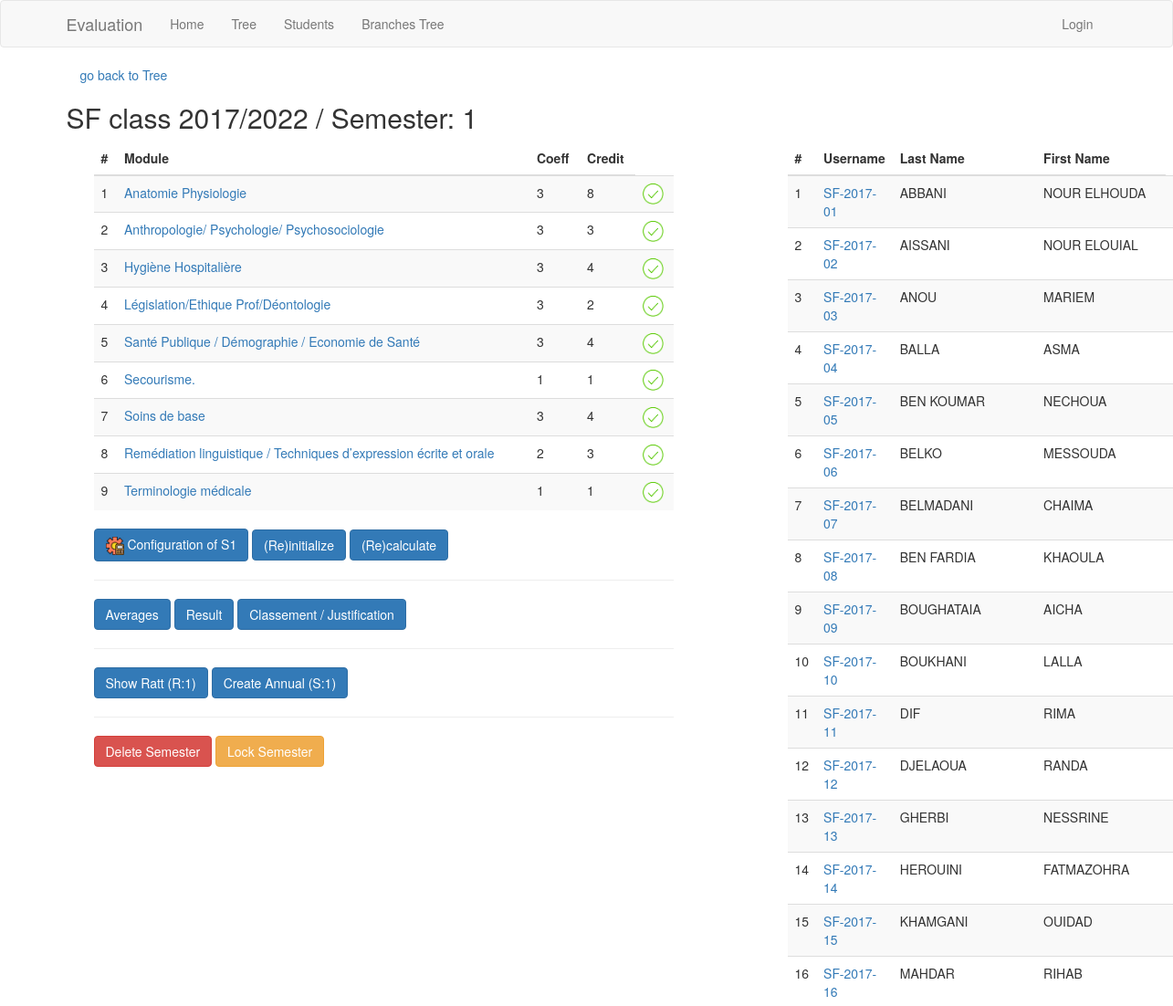
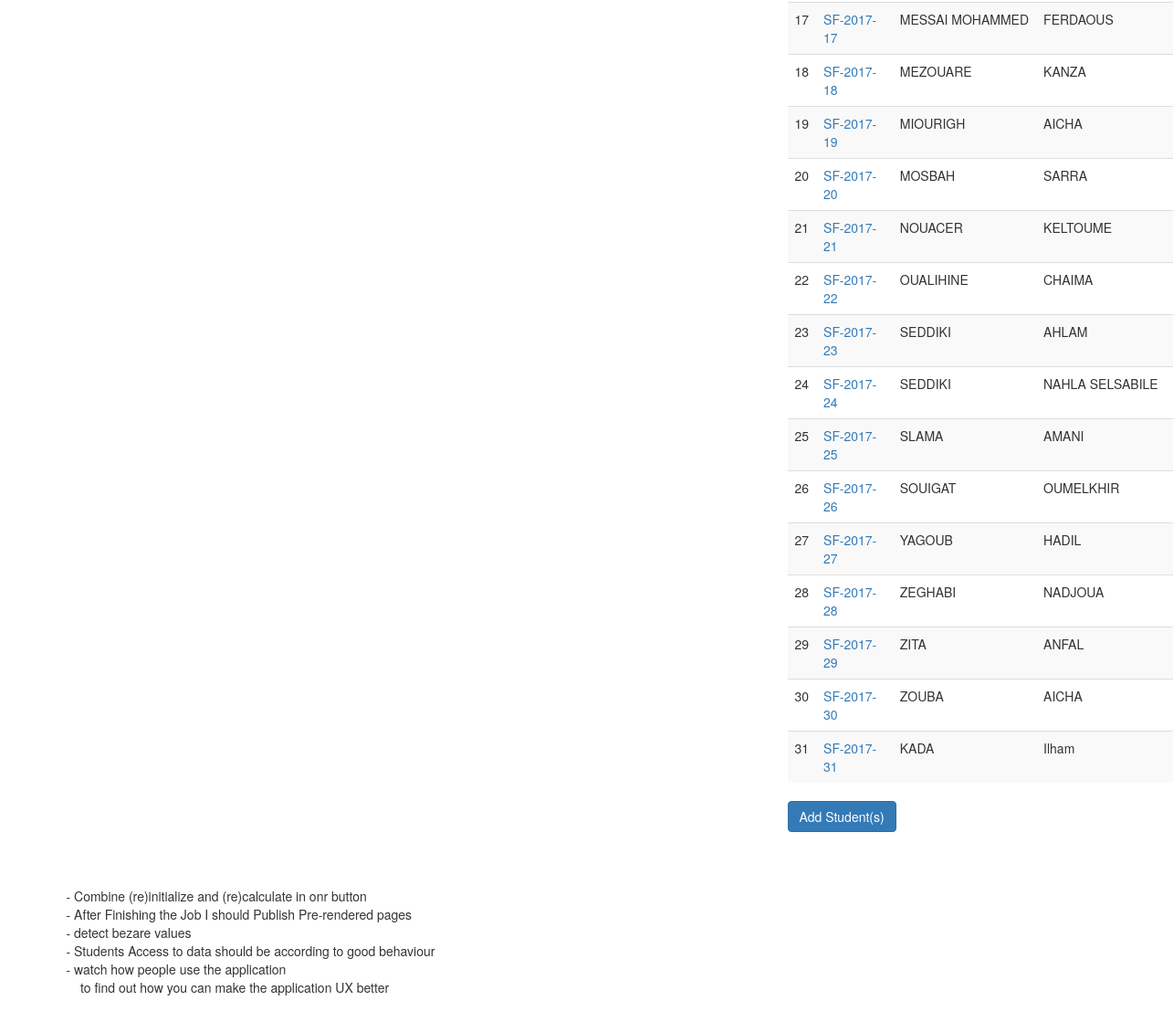
/session/1/, run on the app's committed database (2 pictures, top to bottom).
### app/models.py (models this page shows, shortened)
class Module(db.Model):
    id = db.Column(db.Integer, primary_key=True)
    code = db.Column(db.String(20))
    name = db.Column(db.String(250))
    display_name = db.Column(db.String(250))
    coefficient = db.Column(db.Integer)
    credit = db.Column(db.Integer)
    time = db.Column(db.Numeric(10,2))
    order = db.Column(db.Integer)
    unit_id = db.Column(db.Integer, db.ForeignKey('unit.id'))
    percentages = db.relationship('Percentage', backref='module')
    grades = db.relationship('Grade', back_populates='module')

class Semester(db.Model):
    id = db.Column(db.Integer, primary_key=True)
    name = db.Column(db.String(250))
    display_name = db.Column(db.String(250))
    annual = db.Column(db.Integer)
    semester = db.Column(db.Integer)
    branch_id = db.Column(db.Integer, db.ForeignKey('branch.id'))
    prev_semester = db.Column(db.Integer, db.ForeignKey('semester.id'))
    next_semester = db.relationship('Semester')
    units = db.relationship('Unit', backref='semester', order_by="Unit.order")
    sessions = db.relationship('Session', backref='semester')
    def get_nbr(self):
        return (self.annual * 2) - 2 + self.semester
    def has_fondamental(self):
        units = self.units
        for unit in units:
            if unit.is_fondamental == True:
                return True
        return False

class Student(db.Model):
    id = db.Column(db.Integer, primary_key=True)
    username = db.Column(db.String(20), index=True, unique=True) # matricule
    last_name = db.Column(db.String(45), index=True)
    first_name = db.Column(db.String(45), index=True)
    email = db.Column(db.String(120), index=True)
    birth_date = db.Column(db.Date)
    birth_place = db.Column(db.String(45))
    address =  db.Column(db.String(120))
    photo = db.Column(db.String(250))
    sex = db.Column(db.String(20))
    phones = db.relationship('Phone', backref='student')
    create_time = db.Column(db.DateTime, default=datetime.utcnow)
    update_time = db.Column(db.DateTime, default=datetime.utcnow)
    branch_id = db.Column(db.Integer, db.ForeignKey('branch.id'))
    wilaya_id = db.Column(db.Integer, db.ForeignKey('wilaya.id'))
    student_sessions = db.relationship('StudentSession', back_populates='student')
    annual_grades = db.relationship('AnnualGrade', backref='student')

### app/routesGrade.py (the view)
@app.route('/session/<session_id>/', methods=['GET', 'POST'])
def session(session_id=0):
    session = Session.query.filter_by(id=session_id).first_or_404()
    units = session.semester.units
    modules_list = []
    icons_module = []
    for unit in units:
        modules = unit.modules
        for module in modules:
            modules_list.append(module)
            icon = get_icon_progress_module(session_id, module.id)
            icons_module.append(icon)
    students_list = Student.query.join(StudentSession)\
        .filter_by(session_id=session_id).order_by(Student.username).all()
    icons_student = []
    for student in students_list:
        icon = get_icon_progress_student(session_id, student.id)
        icons_student.append(icon)
    session.name = make_session_name(session)
    return render_template('session/session.html',
        title='Session', session=session,
        students=students_list, modules=modules_list,
        icons_module=icons_module, icons_student=icons_student)

### app/routesGrade.py (called while the page is built)
def get_icon_progress_module(session_id, module_id):
    grades = Grade.query.filter_by(module_id=module_id)\
        .join(StudentSession).filter_by(session_id=session_id)\
        .all()
    return get_icon_progress(grades)

def get_icon_progress_student(session_id, student_id):
    grades = Grade.query.join(StudentSession)\
        .filter_by(session_id=session_id, student_id=student_id)\
        .all()
    return get_icon_progress(grades)

def extract_fields(formula):
    fields_list = []
    dictionary = eval(formula)
    for key in dictionary:
        fields_list += [key]
    return fields_list

def get_icon_progress(grades):
    cells_nbr = 0
    filled = 0
    errors = 0
    grades_is_empty = False
    for grade in grades:
        grades_is_empty = True
        fields_list = []
        if grade.formula != None:
            fields_list = extract_fields(grade.formula)
        for field in fields_list:
            if field in ['cour', 'td', 'tp', 't_pers', 'stage']:
                cells_nbr += 1
                val = getattr(grade, field)
                if val != None:
                    filled += 1
                    if val < 0 or val > 20:
                        errors += 1
    if grades_is_empty == False:
        return ''
    if errors > 0:
        return 'refused.png'
    if cells_nbr == filled:
        return 'complite.png'
    if filled == 0:
        return ''
    if cells_nbr!=filled and filled > 0  and  errors == 0:
        return 'in_progress.png'
    return ''

def make_session_name(session):
    semester_nbr = session.semester.get_nbr()
    name = session.promo.name
    if session.is_rattrapage is None or session.is_rattrapage is False:
        name += ' / Semester: ' + str(semester_nbr)
    else:
         name += ' / Rattrapage: ' + str(semester_nbr)
    return name

### app/templates/session/session.html (shortened to what this page needs)
{% extends "base.html" %}
{% import 'bootstrap/wtf.html' as wtf %}
{% block styles %}
  {{super()}}
{% endblock %}
{% block app_content %}
<div class="container">
  {% set school_id=session.promo.branch.school_id %}
  {% set branch_id=session.promo.branch_id %}
  {% set promo_id=session.promo_id %}
  <a href="{{ url_for('tree', school_id=school_id, branch_id=branch_id, promo_id=promo_id) }}">go back to Tree</a>
  <div class="row">
    <h2> {{ session.name }} </h2>
  </div>
	<div class="col-md-7 col-sm-6 col-xs-6">
    <table id="myTable" class="table table-striped">
        <thead>
          <tr>
            <th scope="col">#</th>
            <th scope="col">Module</th>
            <th scope="col">Coeff</th>
            <th scope="col">Credit</th>
          </tr>
        </thead>
        <tbody>
        {% for module in modules %}
          <tr>
            <td>{{loop.index}}</td>
            <td><a href="{{url_for('grade', session_id=session.id, module_id=module.id)}}">{{ module.display_name }}</a></td>
            <td>{{ module.coefficient }}</td>
            <td>{{ module.credit }}</td>
            <td> <img src="{{ url_for('static', filename='img/' + icons_module[loop.index-1] ) }}"
             alt="{{ icons_module[loop.index-1] }}" height="23" width="23"> </td>
          </tr>
        {% endfor %}
        </tbody>
    </table>
      <a href="{{url_for('conf', semester_id=session.semester_id)}}" target="_blank"
         class="btn btn-primary" role="button">
         <img src='/static/ztree/img/diy/19-big.png'>
         Configuration of {{ session.semester.display_name }}</a>
      {% if session.is_closed != True %}
      {% set init_url = url_for('reinitialize_session', session_id=session.id) %}
      {% set calc_url = url_for('calculate_all', session_id=session.id) %}
      <a href ="{{ url_for('slow_redirect', url=init_url) }}"
         class="btn btn-primary" role="button">(Re)initialize</a>
      <a href ="{{ url_for('slow_redirect', url=calc_url) }}"
         class="btn btn-primary" role="button">(Re)calculate</a>
      {% endif %}
      <hr>
      <a href ="{{url_for('grade_averages', session_id=session.id)}}"
         target="_blank" class="btn btn-primary" role="button">Averages</a>
      <a href ="{{url_for('semester_result', session_id=session.id)}}"
         target="_blank" class="btn btn-primary" role="button">Result</a>
      <a href ="{{url_for('classement_justification', session_id=session.id)}}"
         target="_blank" class="btn btn-primary" role="button">Classement / Justification</a>
      <hr>
      {% if session.is_rattrapage != True and session.semester.has_fondamental() == True %}
      <a href ="{{url_for('students_rattrapage_semester', session_id=session.id)}}"
         class="btn btn-primary" role="button"
         >Show Ratt (R:{{ session.semester.get_nbr() }})</a>
      {% endif %}
      <a href ="{{url_for('create_annual_session', session_id=session.id)}}"
         class="btn btn-primary" role="button"
         >Create Annual (S:{{session.semester.annual}})</a>
      <hr>
      {% if session.is_closed != True %}
      <button class="btn btn-danger"
        data-href="{{url_for('delete_session', session_id=session.id)}}"
        data-toggle="modal" data-target="#confirm-delete">
        {% if session.is_rattrapage != True %}
          Delete Semester
        {% else %}
          Delete Rattrapage
        {% endif %}
      </button>
      {% endif %}
      {% if session.is_closed != True %}
      <button class="btn btn-warning"
        data-href="{{url_for('lock_session', session_id=session.id)}}"
        data-toggle="modal" data-target="#confirm-lock">
        {% if session.is_rattrapage != True %}
          Lock Semester
        {% else %}
          Lock Rattrapage
        {% endif %}
      </button>
      {% endif %}
  </div>
	<div class="col-md-1 col-sm-1 col-xs-1">
  </div>
	<div class="col-md-4 col-sm-4 col-xs-5">
    <table class="table table-striped">
      <thead>
        <tr>
          <th scope="col">#</th>
          <th scope="col">Username</th>
          <th scope="col">Last Name</th>
          <th scope="col">First Name</th>
        </tr>
      </thead>
      <tbody>
      {% for student in students %}
        <tr>
          <td>{{loop.index}}</td>
          <td>
            <a href="{{url_for('grade', session_id=session.id, student_id=student.id)}}">{{ student.username }}</a>
          </td>
          <td>{{ student.last_name | replace(' ', ' ') }}</td>
          <td>{{ student.first_name | replace(' ', ' ') }}</td>
          <td> <img src="{{ url_for('static', filename='img/' + icons_student[loop.index-1] ) }}"
          </td>
        </tr>
      {% endfor %}
      </tbody>
    </table>
    <a href="{{ url_for('student_session', session_id=session.id) }}"
       class="btn btn-primary" role="button">Add Student(s)</a>
  </div>
  <br>
</div>
</br><br><br>
- Combine (re)initialize and (re)calculate in onr button</br>
- After Finishing the Job I should Publish Pre-rendered pages</br>
- detect bezare values</br>
- Students Access to data should be according to good behaviour</br>
- watch how people use the application</br>
     to find out how you can make the application UX better</br>
</div>
{% endblock %}

### app/templates/base.html (shortened to what this page needs)
{% extends 'bootstrap/base.html' %}
{% block styles %}
{{super()}}
{% endblock %}
{% block navbar %}
  <nav class="navbar navbar-default">
    <div class="container">
        <div class="navbar-header">
            <a class="navbar-brand" href="">Evaluation</a>
        </div>
        <div class="collapse navbar-collapse" id="bs-example-navbar-collapse-1">
            <ul class="nav navbar-nav">
                <li><a href="{{ url_for('index') }}">Home</a></li>
                <li><a href="/tree">Tree</a></li>
                <li><a href="{{ url_for('student_index') }}">Students</a></li>
                <li><a href="/branches-tree">Branches Tree</a></li>
            </ul>
            <ul class="nav navbar-nav navbar-right">
                {% if current_user.is_anonymous %}
                <li><a href="{{ url_for('login') }}">Login</a></li>
                {% else %}
                <li><a href="">Profile</a></li>
                <li><a href="{{ url_for('logout') }}">Logout</a></li>
                {% endif %}
            </ul>
        </div>
    </div>
  </nav>
{% endblock %}
{% block content %}
    <div class="container">
        {% block app_content %}{% endblock %}
{% endblock %}

### data on the page
Module: display_name "Anatomie Physiologie", coefficient "3", credit "8"
Module: display_name "Anthropologie/ Psychologie/ Psychosociologie", coefficient "3", credit "3"
Module: display_name "Hygiène Hospitalière", coefficient "3", credit "4"
Module: display_name "Législation/Ethique Prof/Déontologie", coefficient "3", credit "2"
Module: display_name "Santé Publique / Démographie / Economie de Santé", coefficient "3", credit "4"
Module: display_name "Secourisme.", coefficient "1", credit "1"
Module: display_name "Soins de base", coefficient "3", credit "4"
Module: display_name "Remédiation linguistique / Techniques d’expression écrite et orale", coefficient "2", credit "3"
Module: display_name "Terminologie médicale", coefficient "1", credit "1"
Semester: semester.display_name "S1", semester.get_nbr "1", semester.annual "1"
Student: username "SF-2017-01", last_name "ABBANI", first_name "NOUR ELHOUDA"
Student: username "SF-2017-02", last_name "AISSANI", first_name "NOUR ELOUIAL"
Student: username "SF-2017-03", last_name "ANOU", first_name "MARIEM"
Student: username "SF-2017-04", last_name "BALLA", first_name "ASMA"
Student: username "SF-2017-05", last_name "BEN KOUMAR", first_name "NECHOUA"
Student: username "SF-2017-06", last_name "BELKO", first_name "MESSOUDA"
Student: username "SF-2017-07", last_name "BELMADANI", first_name "CHAIMA"
Student: username "SF-2017-08", last_name "BEN FARDIA", first_name "KHAOULA"
Student: username "SF-2017-09", last_name "BOUGHATAIA", first_name "AICHA"
Student: username "SF-2017-10", last_name "BOUKHANI", first_name "LALLA"
Student: username "SF-2017-11", last_name "DIF", first_name "RIMA"
Student: username "SF-2017-12", last_name "DJELAOUA", first_name "RANDA"
Student: username "SF-2017-13", last_name "GHERBI", first_name "NESSRINE"
Student: username "SF-2017-14", last_name "HEROUINI", first_name "FATMAZOHRA"
Student: username "SF-2017-15", last_name "KHAMGANI", first_name "OUIDAD"
Student: username "SF-2017-16", last_name "MAHDAR", first_name "RIHAB"
Student: username "SF-2017-17", last_name "MESSAI MOHAMMED", first_name "FERDAOUS"
Student: username "SF-2017-18", last_name "MEZOUARE", first_name "KANZA"
Student: username "SF-2017-19", last_name "MIOURIGH", first_name "AICHA"
Student: username "SF-2017-20", last_name "MOSBAH", first_name "SARRA"
Student: username "SF-2017-21", last_name "NOUACER", first_name "KELTOUME"
Student: username "SF-2017-22", last_name "OUALIHINE", first_name "CHAIMA"
Student: username "SF-2017-23", last_name "SEDDIKI", first_name "AHLAM"
Student: username "SF-2017-24", last_name "SEDDIKI", first_name "NAHLA SELSABILE"
Student: username "SF-2017-25", last_name "SLAMA", first_name "AMANI"
Student: username "SF-2017-26", last_name "SOUIGAT", first_name "OUMELKHIR"
Student: username "SF-2017-27", last_name "YAGOUB", first_name "HADIL"
Student: username "SF-2017-28", last_name "ZEGHABI", first_name "NADJOUA"
Student: username "SF-2017-29", last_name "ZITA", first_name "ANFAL"
Student: username "SF-2017-30", last_name "ZOUBA", first_name "AICHA"
Student: username "SF-2017-31", last_name "KADA", first_name "Ilham"

### other printed values
{{ session.name }} "SF class 2017/2022 / Semester: 1"
